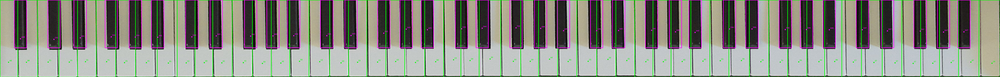
#> input picture test1.1_allkeys.png, 1000 x 77 px, shrunk from 5200 x 400 before the run
$ python find_keyboard_extent.py test1.1_allkeys.png
#> lines starting #> are read from the running program, lines starting #| are printed output that depends on the picture; after the words box and inside, x2 and y2 are one past the last pixel; in counts of white or black regions, pixels touching at a corner belong together; long printed decimals are rounded
"""
Given a top-down photo of an 88-key keyboard, find the pixel regions of the
lowest key (A0) and highest key (C8).

Assumptions for this first pass:
  - The photo is roughly top-down (perspective correction comes later).
  - The keyboard is the dominant bright horizontal band in the image
    (i.e. the photo is already reasonably cropped to the keyboard, or the
    keyboard contrasts against a darker background/surface).
  - All 88 keys are present and white keys are evenly spaced (true on a
    real piano/keyboard).

Algorithm:
  1. Grayscale the image.
  2. For each column, take the MAX brightness value in that column. Every
     column that contains any part of the key bed will have a bright value
     somewhere in it (even under a black key, the lower part of the white
     key beneath/behind it is usually visible) -- so this profile marks
     out the full horizontal extent of the keyboard.
  3. Threshold that profile to get the left and right edges of the keybed.
  4. There are always 52 white keys on an 88-key keyboard, evenly spaced,
     so divide the detected width by 52 to get white-key width, and take
     the first slice as the lowest key (A0) and the last slice as the
     highest key (C8).
  5. Do the same thing row-wise (within the detected column range) to get
     the vertical extent of the keybed.
"""
import cv2
import numpy as np

N_WHITE_KEYS = 52  # fixed for 88-key keyboards


def find_keyboard_extent(image_path, brightness_thresh=None, debug=False):
#> called with image_path = 'test1.1_allkeys.png', debug = True
    img = cv2.imread(image_path)
#> img is the input picture: shape (77, 1000, 3); mean B, G, R 132.4, 140.2, 140.1
    if img is None:
        raise FileNotFoundError(f"Could not read image: {image_path}")
    gray = cv2.cvtColor(img, cv2.COLOR_BGR2GRAY)
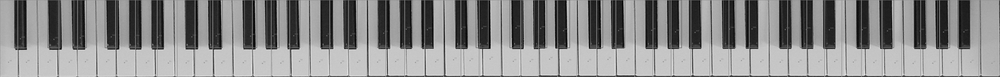
#> gray: shape (77, 1000); min 0, max 240, mean 139.3
    h, w = gray.shape
#> h = 77; w = 1000

    # Auto threshold via Otsu if none given
    if brightness_thresh is None:
        brightness_thresh, _ = cv2.threshold(
            gray, 0, 255, cv2.THRESH_BINARY + cv2.THRESH_OTSU
        )
#> brightness_thresh = 114

    # --- Horizontal extent: column-wise max brightness ---
    col_max = gray.max(axis=0)
#> col_max = 1000 values, max 240 at index 481, min 121 at index 387, mean 204.1
    key_cols = np.where(col_max > brightness_thresh)[0]
#> key_cols = 1000 values from 0 to 999
    if len(key_cols) == 0:
        raise RuntimeError("No bright key-bed region found. Try lowering the threshold.")
    left_edge, right_edge = int(key_cols.min()), int(key_cols.max())
#> left_edge = 0; right_edge = 999

    # --- Vertical extent: row-wise max brightness, restricted to keybed columns ---
    row_max = gray[:, left_edge:right_edge + 1].max(axis=1)
#> row_max = 77 values, max 240 at index 74, min 179 at index 0, mean 207.8
    key_rows = np.where(row_max > brightness_thresh)[0]
#> key_rows = 77 values from 0 to 76
    top_edge, bottom_edge = int(key_rows.min()), int(key_rows.max())
#> top_edge = 0; bottom_edge = 76

    total_width = right_edge - left_edge + 1
#> total_width = 1000
    white_key_width = total_width / N_WHITE_KEYS
#> white_key_width = 19.23

    lowest_key_box = (
        left_edge,
        top_edge,
        int(left_edge + white_key_width),
        bottom_edge,
    )
#> lowest_key_box = (0, 0, 19, 76)
    highest_key_box = (
        int(right_edge - white_key_width),
        top_edge,
        right_edge,
        bottom_edge,
    )
#> highest_key_box = (979, 0, 999, 76)

    result = {
        "keyboard_bbox": (left_edge, top_edge, right_edge, bottom_edge),
        "white_key_width_px": white_key_width,
        "lowest_key": {"name": "A0", "bbox": lowest_key_box},
        "highest_key": {"name": "C8", "bbox": highest_key_box},
        "brightness_threshold_used": float(brightness_thresh),
    }

    if debug:
        annotated = img.copy()
        cv2.rectangle(annotated, (left_edge, top_edge), (right_edge, bottom_edge), (0, 255, 0), 2)
        cv2.rectangle(annotated, lowest_key_box[:2], lowest_key_box[2:], (0, 0, 255), 2)
        cv2.putText(annotated, "A0", (lowest_key_box[0], max(top_edge - 10, 15)),
                    cv2.FONT_HERSHEY_SIMPLEX, 0.7, (0, 0, 255), 2)
        cv2.rectangle(annotated, highest_key_box[:2], highest_key_box[2:], (255, 0, 0), 2)
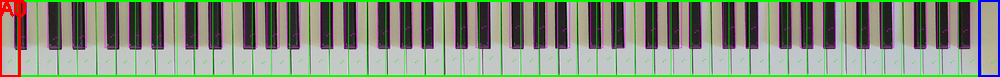
#> annotated: shape (77, 1000, 3); mean B, G, R 126.6, 144.2, 134.4
        cv2.putText(annotated, "C8", (highest_key_box[0], max(top_edge - 10, 15)),
                    cv2.FONT_HERSHEY_SIMPLEX, 0.7, (255, 0, 0), 2)
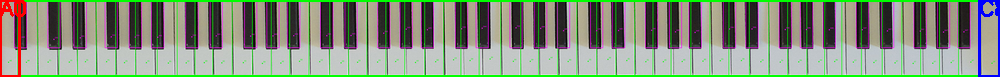
#> annotated: shape (77, 1000, 3); 0.15% of pixels changed, all inside (x1, y1, x2, y2) = (981, 2, 998, 17)
        out_path = image_path.rsplit(".", 1)[0] + "_annotated.png"
        cv2.imwrite(out_path, annotated)
        result["annotated_image"] = out_path

    return result


if __name__ == "__main__":
    import sys
    path = sys.argv[1] if len(sys.argv) > 1 else "/home/claude/test_keyboard.png"
    result = find_keyboard_extent(path, debug=True)
#> result = 6 items
    for k, v in result.items():
        print(f"{k}: {v}")
#> this loop made 6 passes
#> (k, v) on passes 1 to 6: ('keyboard_bbox', (0, 0, 999, 76)), ('white_key_width_px', 19.23), ('lowest_key', {'name': 'A0', 'bbox': (0, 0, 19, 76)}), ('highest_key', {'name': 'C8', 'bbox': (979, 0, 999, 76)}), ('brightness_threshold_used', 114), ('annotated_image', 'test1.1_allkeys_annotated.png')
#| keyboard_bbox: (0, 0, 999, 76)
#| white_key_width_px: 19.231
#| lowest_key: {'name': 'A0', 'bbox': (0, 0, 19, 76)}
#| highest_key: {'name': 'C8', 'bbox': (979, 0, 999, 76)}
#| brightness_threshold_used: 114.0
#| annotated_image: test1.1_allkeys_annotated.png

$ run again, on test3.1_allkeys.png
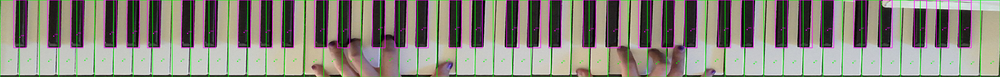
#> input picture test3.1_allkeys.png, 1000 x 77 px, shrunk from 5200 x 400 before the run
#> in find_keyboard_extent, img is the input picture: shape (77, 1000, 3); mean B, G, R 125.3, 134.8, 138.7
#> in find_keyboard_extent, `gray = cv2.cvtColor(img, cv2.COLOR_BGR2GRAY)`:
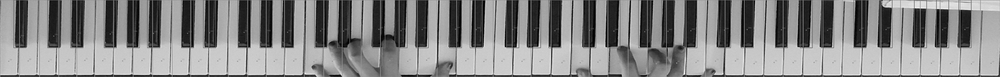
#> gray: shape (77, 1000); min 0, max 249, mean 134.9
#> brightness_thresh = 114
#> col_max = 1000 values, max 249 at index 684, min 104 at index 724, mean 205.6
#> key_cols = 997 values from 0 to 999
#> left_edge = 0; right_edge = 999
#> row_max = 77 values, max 249 at index 73, min 196 at index 24, mean 216.4
#> key_rows = 77 values from 0 to 76
#> top_edge = 0; bottom_edge = 76
#> total_width = 1000
#> white_key_width = 19.23
#> lowest_key_box = (0, 0, 19, 76)
#> highest_key_box = (979, 0, 999, 76)
#> in find_keyboard_extent, `cv2.putText(annotated, "C8", (highest_key_box[0], max(top_edge - 10, 1..`:
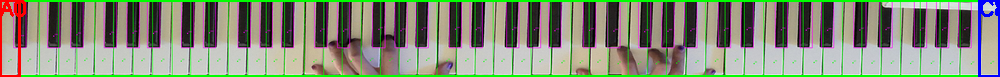
#> annotated: shape (77, 1000, 3); mean B, G, R 121.3, 140.1, 134.1
#> result = 6 items
#> the loop `for k, v in result.items():` made 6 passes
#> (k, v) on passes 1 to 6: ('keyboard_bbox', (0, 0, 999, 76)), ('white_key_width_px', 19.23), ('lowest_key', {'name': 'A0', 'bbox': (0, 0, 19, 76)}), ('highest_key', {'name': 'C8', 'bbox': (979, 0, 999, 76)}), ('brightness_threshold_used', 114), ('annotated_image', 'test3.1_allkeys_annotated.png')
#> (printed output is left out)
